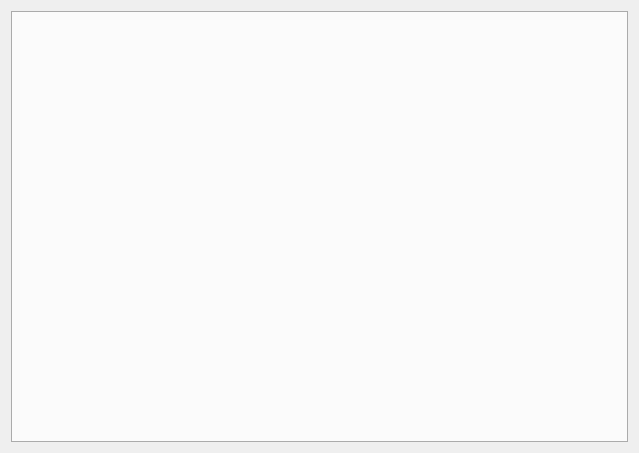
<?xml version="1.0" encoding="UTF-8"?>
<ui version="4.0">
 <class>SimulationWindow</class>
 <widget class="QWidget" name="SimulationWindow">
  <property name="geometry">
   <rect>
    <x>0</x>
    <y>0</y>
    <width>639</width>
    <height>453</height>
   </rect>
  </property>
  <property name="windowTitle">
   <string>Form</string>
  </property>
  <layout class="QVBoxLayout" name="verticalLayout">
   <item>
    <widget class="QTabWidget" name="tabWidget">
     <property name="layoutDirection">
      <enum>Qt::LeftToRight</enum>
     </property>
     <property name="tabPosition">
      <enum>QTabWidget::South</enum>
     </property>
     <property name="tabShape">
      <enum>QTabWidget::Rounded</enum>
     </property>
     <!-- <property name="currentIndex">
      <number>1</number>
     </property>
     <widget class="QWidget" name="settings_widget">
      <attribute name="title">
       <string>Simulation Settings</string>
      </attribute>
     </widget>
     <widget class="QWidget" name="simulation_widget">
      <attribute name="title">
       <string>Simulation Visualizer</string>
      </attribute>
     </widget> -->
    </widget>
   </item>
  </layout>
 </widget>
 <resources/>
 <connections/>
</ui>
